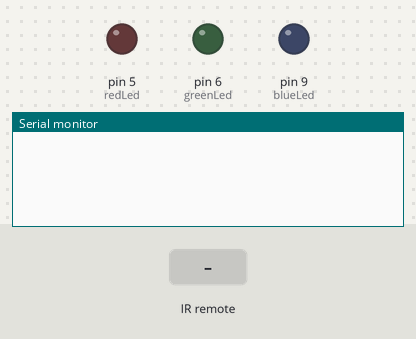
This program was run on a simulated Arduino Uno, built with avr-gcc and run on an emulated ATmega328P. Parts: output pins drawn as LEDs (lit = HIGH), the last lines printed to the serial monitor. The test bench sets the inputs (shaded band).

Above: at 1.2 s.
1.3 s: infrared code 0xF609FF00 received
At 2.1 s:
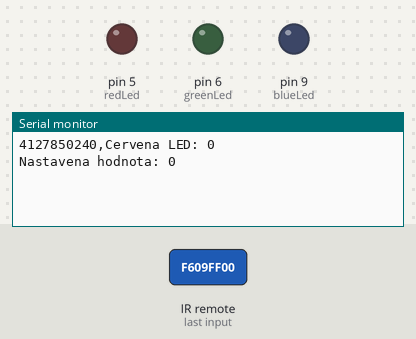
2.8 s: infrared code 0xBA45FF00 received
At 3.4 s:
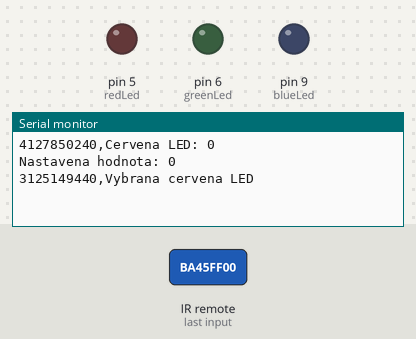
4.3 s: infrared code 0xB946FF00 received
At 5.7 s:
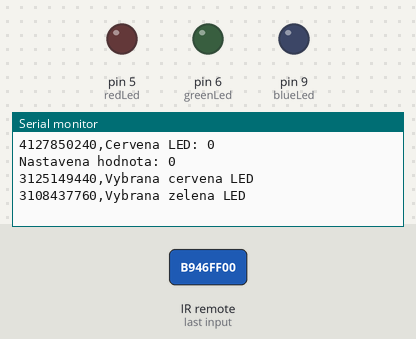

The program:

main.cpp
```cpp
#include <Arduino.h>
#include <IRremote.hpp>

#define IR_RECEIVE_PIN 12 // pin pro prijimac
#define ENTER 4127850240 // enter klavesa
#define redLed 5 // cervena
#define greenLed 6 // zelena
#define blueLed 9 // modra

unsigned long codes[] = { //kody pro cisla 0-9
    3910598400, // 0
    4077715200, // 1
    3877175040, // 2
    2707357440, // 3
    4144561920, // 4
    3810328320, // 5
    2774204160, // 6
    3175284480, // 7
    2907897600, // 8
    3041591040, // 9
};

String stringNum = "";
int currentLED = 0; // tedka ledka

int codesSize = sizeof(codes) / sizeof(codes[0]); // zjisit velikost pole

String receivedNum(unsigned long irData) {
    for (int i = 0; i < codesSize; i++) { // Kontroluje kody
        if (irData == codes[i]) {
            return String(i);
        }
    }
    return "";
}

void setLED(int value) { // vraceni intenzity led
    switch (currentLED) { //podle ledky
        case 0:
            analogWrite(redLed, value);
            Serial.print("Cervena LED: ");
            Serial.println(value);
            break;
        case 1:
            analogWrite(greenLed, value);
            Serial.print("Zelena LED: ");
            Serial.println(value);
            break;
        case 2:
            analogWrite(blueLed, value);
            Serial.print("Modra LED: ");
            Serial.println(value);
            break;
    }
}

void setup() {
    IrReceiver.begin(IR_RECEIVE_PIN, ENABLE_LED_FEEDBACK); // inicializace prijimace
    Serial.begin(9600); // inicializace seriove komunikace
    //Inicializace ledek
    pinMode(redLed, OUTPUT);
    pinMode(greenLed, OUTPUT);
    pinMode(blueLed, OUTPUT);
}

void loop() {
    if (IrReceiver.decode()) {
        unsigned long irData = IrReceiver.decodedIRData.decodedRawData; // ulozit prijaty kod
        if (irData > 0) {
            Serial.print(irData); // vypis
            Serial.print(",");
            if (irData == ENTER) { // if enter -> neco lol
                int intNum = stringNum.toInt(); // string to int
                if (intNum >= 0 && intNum <= 255) { // rozsah kontrola
                    setLED(intNum);
                    Serial.print("Nastavena hodnota: ");
                    Serial.println(intNum); // vypis cisla zas
                    stringNum = "";
                } else {
                    Serial.println("Mimo rozsah");
                    stringNum = "";
                }
            } else if (irData == 3125149440) { // cervena led
                currentLED = 0;
                Serial.println("Vybrana cervena LED");
            } else if (irData == 3108437760) { // zelana led
                currentLED = 1;
                Serial.println("Vybrana zelena LED");
            } else if (irData == 3091726080) { // modra led
                currentLED = 2;
                Serial.println("Vybrana modra LED");
            } else {
                stringNum += receivedNum(irData);
                Serial.println(stringNum); // vypis cisla
            }
        }

        IrReceiver.resume(); // poveleni prijmlu dasiho kodu / resume receiveru
    }
}
```

Measured:
- after the input at 1.3 s, the serial monitor: prints a new line at once (image 1)
- after the input at 2.8 s, the serial monitor: prints a new line at once (image 2)
- after the input at 4.3 s, the serial monitor: prints a new line at once (image 3)
